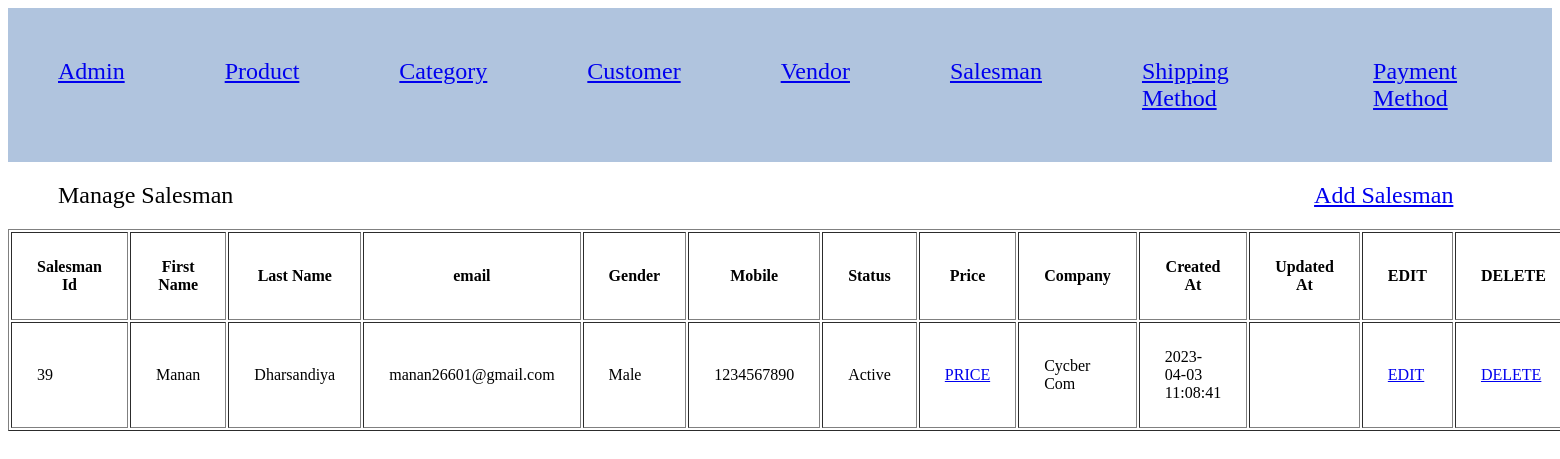
Screenshot of /project-manan-dharsandiya/index.php?c=salesman&a=grid with the database file from the repository.
### tables this page shows
CREATE TABLE `salesman` (
  `salesman_id` int(11) NOT NULL,
  `first_name` varchar(255) NOT NULL,
  `last_name` varchar(255) NOT NULL,
  `email` varchar(255) NOT NULL,
  `gender` tinyint(4) NOT NULL,
  `mobile` int(10) NOT NULL,
  `status` tinyint(4) NOT NULL,
  `company` varchar(255) NOT NULL,
  `created_at` datetime NOT NULL,
  `updated_at` datetime DEFAULT NULL
);

### project-manan-dharsandiya/Model/Core/View.php (called while the page is built, shortened)
<?php
class Model_Core_View
{
	protected $data = [];
	protected $template = null;
	public function __get($key)
	{
		return $this->data[$key];
	}
	public function setData($data)
	{
		$this->data = $data;
		return $this;
	}
	public function setTemplate($template)
	{
		$this->template = $template;
		return $this;
	}
	public function getTemplate()
	{
		return $this->template;
	}
	public function render()
	{
		require 'View' . DS . $this->getTemplate();
	}
	public function getUrl($action = null, $controller = null, $params = [], $resetParam = false)
	{
		return Ccc::getModel('Core_Url')->getUrl($action, $controller, $params, $resetParam);
	}
}
?>

### project-manan-dharsandiya/Controller/Core/Action.php (called while the page is built, shortened)
<?php
class Controller_Core_Action
{
	protected $view = null;
	public function setView($view)
	{
		$this->view = $view;
		return $this;
	}
	public function getView()
	{
		if ($this->view) {
			return $this->view;
		}
		$view = Ccc::getModel('Core_View');
		return $view;
	}
	public function render()
	{
		return $this->getView()->render();
	}
}
?>

### project-manan-dharsandiya/Controller/Salesman.php (called while the page is built, shortened)
<?php
class Controller_Salesman extends Controller_Core_Action
{
	public function gridAction()
	{
		try {
			$query = "SELECT * FROM `salesman` ORDER BY `first_name` DESC;";
			$salesmen =  Ccc::getModel('Salesman_Row')->fetchAll($query);
			$this->render();
		} catch (Exception $e) {
		}
	}
}
?>

### project-manan-dharsandiya/Controller/Core/Front.php (called while the page is built, shortened)
<?php
class Controller_Core_Front
{
	public function init()
	{
		$request = Ccc::getModel('Core_Request');
		$controller = new $controllerClassName();
		$actionName = $request->getActionName().'Action';
		$controller->$actionName();
	}
}
?>

### project-manan-dharsandiya/Index.php (called while the page is built, shortened)
<?php
spl_autoload_register(function ($className) {
    $classPath = str_replace('_', '/', $className);
});
class Ccc
{
	public static function init()
	{
		$front = new Controller_Core_Front();
		$front->init();
	}
	public static function getModel($className)
	{
		return new $className();
	}
}
Ccc::init();
?>

### project-manan-dharsandiya/Model/Core/Url.php (called while the page is built, shortened)
<?php
class Model_Core_Url
{
	public function getUrl($action = null, $controller = null, $params = [], $resetParam = false)
	{
		$request = Ccc::getModel('Core_Request');
		$final = $request->getParams();
		if ($resetParam) {
			$final = [];
		}
		if ($controller) {
			$final['c'] = $controller;
		}
		else {
			$final['c'] = $request->getControllerName();
		}
		if ($action) {
			$final['a'] = $action;
		}
		else {
			$final['a'] = $request->getActionName();
		}
		if ($params) {
			$final = array_merge($final, $params);
		}
		$queryString = http_build_query($final);
		$url = $_SERVER['REQUEST_SCHEME'] . "://" . $_SERVER['HTTP_HOST'] . $_SERVER['SCRIPT_NAME'] . "?" . $queryString;
		return $url;
	}
}
?>

### project-manan-dharsandiya/Model/Core/Request.php (called while the page is built, shortened)
<?php
class Model_Core_Request
{
	public function getParams($key=null, $value=null)
	{
		if ($key == null) {
			return $_GET;
		}
		if (array_key_exists($key, $_GET)) {
			return $_GET[$key];
		}
		return $value;
	}
	public function getControllerName()
	{
		return $this->getParams('c', 'Index');
	}
}
?>

### project-manan-dharsandiya/Model/Core/Table/Row.php (called while the page is built, shortened)
<?php
class Model_Core_Table_Row
{
	protected $data = [];
	protected $table = null;
	public function setTable($table)
	{
		$this->table = $table;
		return $this;
	}
	public function getTable()
	{
		if ($this->table) {
			return $this->table;
		}
		return $this->table;
	}
	public function __get($key)
	{
		if (array_key_exists($key, $this->data)) {
			return $this->data[$key];
		}
		return null;
	}
	public function setData($data)
	{
		$this->data = array_merge($this->data, $data);
		return $this;
	}
	public function fetchAll($query)
	{
		$result = $this->getTable()->fetchAll($query);
		$rows = [];
		foreach ($result as $row) {
			 $rows[] = (new $this)->setData($row)->setTable($this->getTable());
		}
		return $rows;
	}
}
?>

### project-manan-dharsandiya/Model/Core/Adapter.php (called while the page is built, shortened)
<?php
class Model_Core_Adapter
{
	public $config = [
		'host' => 'localhost',
		'username' => 'root',
		'password' => '',
		'dbname' => 'project-manan-dharsandiya1'
	];
	public function connect(){
		$connect = mysqli_connect(
			$this->config['host'],
			$this->config['username'],
			$this->config['password'],
			$this->config['dbname']
		);
		return $connect;
	}
	public function fetchAll($query){
		$connect = $this->connect();
		$result = mysqli_query($connect, $query);
		if ($result->num_rows > 0) {
			return $result->fetch_all(MYSQLI_ASSOC);
		}
		return false;
	}
}
?>

### project-manan-dharsandiya/Model/Core/Table.php (called while the page is built, shortened)
<?php
class Model_Core_Table
{
	public function getAdapter()
	{
		$adapter = Ccc::getModel('Core_Adapter');
		return $adapter;
	}
	public function fetchAll($query)
	{
		return $this->getAdapter()->fetchAll($query);
	}
}
?>

### project-manan-dharsandiya/Model/Salesman/Row.php (called while the page is built, shortened)
<?php
class Model_Salesman_Row extends Model_Core_Table_Row
{
	public function getStatusOptions()
	{
		return [
			self::STATUS_ACTIVE => self::STATUS_ACTIVE_LBL,
			self::STATUS_INACTIVE => self::STATUS_INACTIVE_LBL
		];
	}
	public function getGenderOptions()
	{
		return [
			self::GENDER_MALE => self::GENDER_MALE_LBL,
			self::GENDER_FEMALE => self::GENDER_FEMALE_LBL
		];
	}
	public function getStatusText()
	{
		$statues = $this->getStatusOptions();
		if (array_key_exists($this->status, $statues)) {
			return $statues[$this->status];
		}
		return $statues[self::STATUS_DEFAULT];
	}
	public function getGenderText()
	{
		$genders = $this->getGenderOptions();
		if (array_key_exists($this->gender, $genders)) {
			return $genders[$this->gender];
		}
		return $genders[self::GENDER_DEFAULT];
	}
}
?>

### project-manan-dharsandiya/View/salesman/grid.phtml (the view, shortened to what this page needs)
<?php
$salesmen = $this->salesmen;
?>
<!DOCTYPE html>
<html>
<head>
	<link rel="stylesheet" type="text/css" href="Skin/css/style.css">
</head>
<body>
	<div class="body">
		<div class="box">
			Manage Salesman
		</div>
		<div class="link">
			<a href="<?php echo $this->getUrl('add', null, [], true);?>">Add Salesman</a>
		</div>
	</div>
	<table width="100%" cellpadding="25%" border="1px">
		<?php if (!$salesmen): ?>
		<tr>
			<td colspan="11" align="center"><b>No data found.</b></td>
		</tr>
		<?php else: ?>
		<tr>
			<th>Salesman Id</th>
			<th>First Name</th>
			<th>Last Name</th>
			<th>email</th>
			<th>Gender</th>
			<th>Mobile</th>
			<th>Status</th>
			<th>Price</th>
			<th>Company</th>
			<th>Created At</th>
			<th>Updated At</th>
			<th>EDIT</th>
			<th>DELETE</th>
		</tr>
		<?php foreach ($salesmen as $salesman) : ?>
		<tr>
			<td><?php echo $salesman->salesman_id; ?></td>
			<td><?php echo $salesman->first_name; ?></td>
			<td><?php echo $salesman->last_name; ?></td>
			<td><?php echo $salesman->email; ?></td>
			<td><?php echo $salesman->getGenderText(); ?></td>
			<td><?php echo $salesman->mobile; ?></td>
			<td><?php echo $salesman->getStatusText(); ?></td>
			<td><a href="<?php echo $this->getUrl('grid', 'salesman_price', ['id'=> $salesman->salesman_id]);?>">PRICE</a></td>
			<td><?php echo $salesman->company; ?></td>
			<td><?php echo $salesman->created_at; ?></td>
			<td><?php echo $salesman->updated_at; ?></td>
			<td><a href="<?php echo $this->getUrl('edit', null, ['id'=> $salesman->salesman_id]);?>">EDIT</a></td>
			<td><a href="<?php echo $this->getUrl('delete', null, ['id'=> $salesman->salesman_id]);?>">DELETE</a></td>
		</tr>
		<?php endforeach; ?>
		<?php endif; ?>
	</table>
</body>
</html>

### project-manan-dharsandiya/Skin/css/style.css (style rules this page uses)
.body { display: flex; width: 100%; margin-top: 20px; margin-bottom: 20px; font-size: 150% }
.box { margin-left: 50px; }
.link { margin-left: 70%; }

### rows the page displays
salesman: salesman_id "39", first_name "Manan", last_name "Dharsandiya", email "manan26601@gmail.com", gender "Male", mobile "1234567890", status "Active", company "Cycber Com", created_at "2023-04-03 11:08:41"
